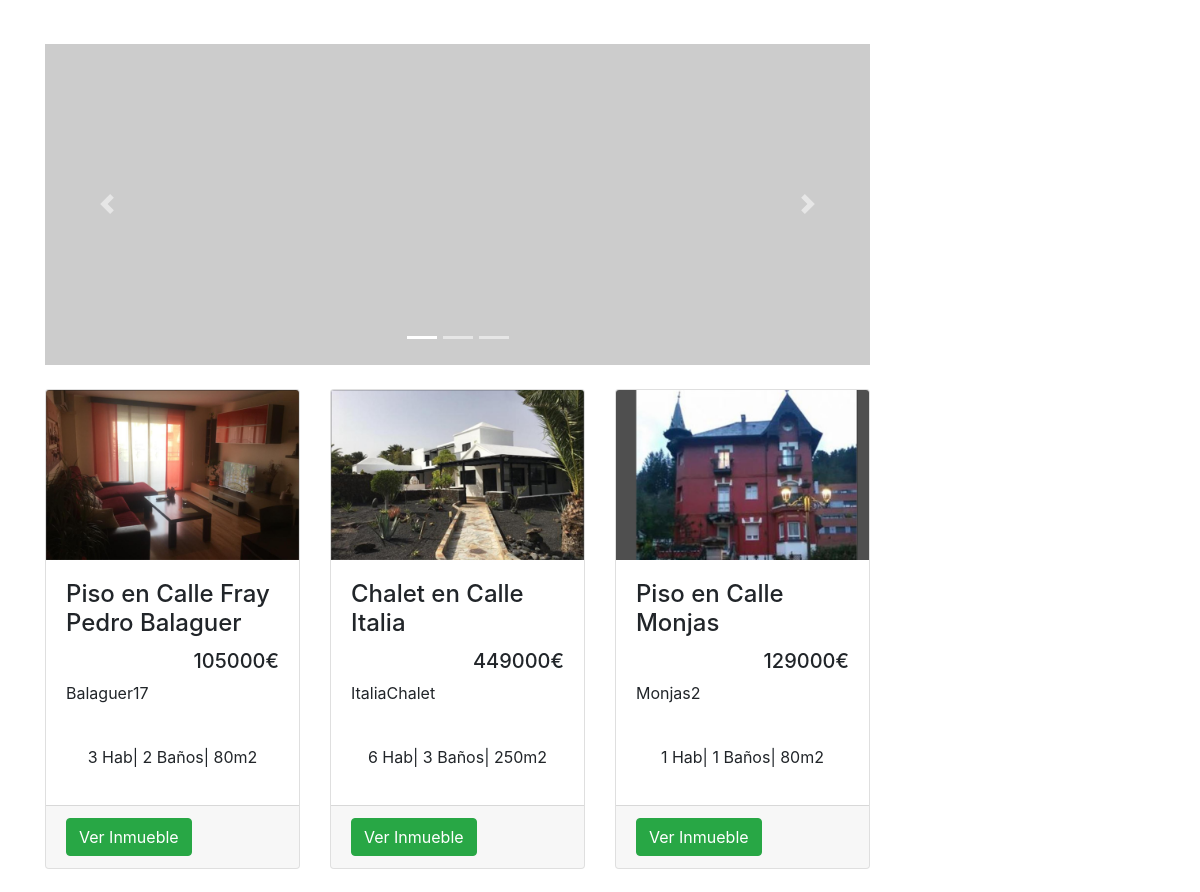
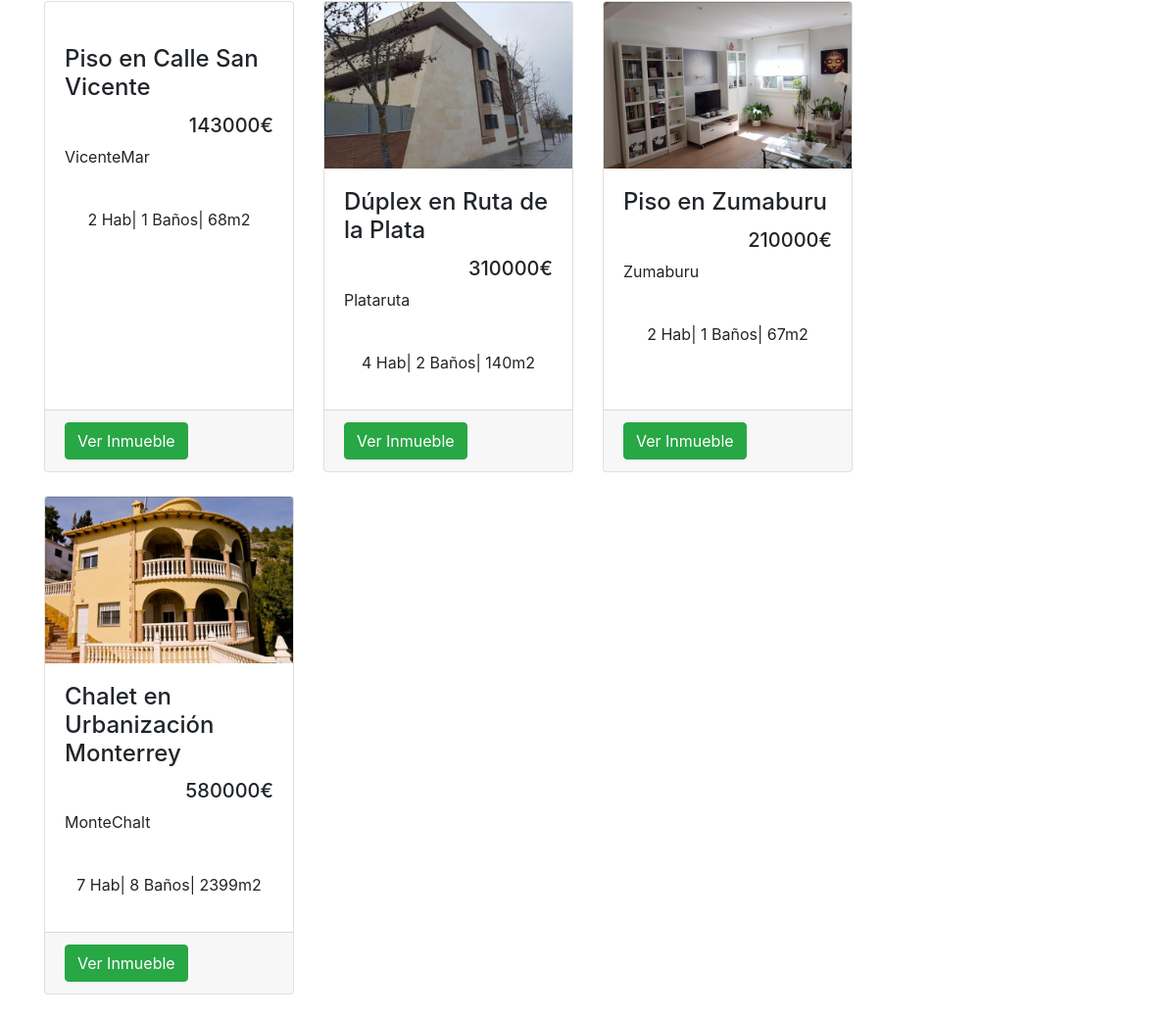
/show.php?id=1, run on the app's committed database (2 pictures, top to bottom).
### tables this page shows
CREATE TABLE IF NOT EXISTS `inmueble` (
  `IMN_id` int(11) NOT NULL AUTO_INCREMENT,
  `IMN_Titulo` varchar(50) NOT NULL,
  `IMN_tipo` varchar(23) NOT NULL,
  `IMN_referencia` varchar(50) NOT NULL,
  `IMN_desc` varchar(700) NOT NULL,
  `IMN_precio` double NOT NULL,
  `IMN_habitaciones` int(1) DEFAULT NULL,
  `IMN_banos` int(1) DEFAULT NULL,
  `IMN_m2` int(11) NOT NULL,
  `IMN_anoconstruccion` int(11) NOT NULL,
  `IMN_certificadoener` varchar(5) DEFAULT NULL,
  `IMN_venta` varchar(20) NOT NULL,
  `IMN_dest` tinyint(1) NOT NULL,
  `IMN_organizacion` int(11) NOT NULL,
  PRIMARY KEY (`IMN_id`)
);

### web/show.php (the view, shortened to what this page needs)
<!DOCTYPE html>
<html>
  <head>
    <link href="dist/css/bootstrap.min.css" rel="stylesheet">
    <link href="dist/css/justified-nav.css" rel="stylesheet">
    <link href="dist/css/propio.css" rel="stylesheet">
  </head>
<body>
    <div class="container">
      <div class="row">
        <div class="col-lg-9">
          <div id="carouselExampleIndicators" class="carousel slide my-4" data-ride="carousel">
            <ol class="carousel-indicators">
              <li data-target="#carouselExampleIndicators" data-slide-to="0" class="active"></li>
              <li data-target="#carouselExampleIndicators" data-slide-to="1"></li>
              <li data-target="#carouselExampleIndicators" data-slide-to="2"></li>
            </ol>
            <div class="carousel-inner" role="listbox">
              <div class="carousel-item active">
                <img class="d-block img-fluid" src="http://placehold.it/900x350" alt="First slide">
              </div>
            </div>
            <a class="carousel-control-prev" href="#carouselExampleIndicators" role="button" data-slide="prev">
              <span class="carousel-control-prev-icon" aria-hidden="true"></span>
            </a>
            <a class="carousel-control-next" href="#carouselExampleIndicators" role="button" data-slide="next">
              <span class="carousel-control-next-icon" aria-hidden="true"></span>
            </a>
          </div>
          <div class="row">
            <?php
            $id = $_GET["id"];
            $servername = "localhost";
            $username = "root";
            $password = "";
            $dbname = "gecko";
            $conn = new mysqli($servername, $username, $password, $dbname);
            $sql = "SELECT IMN_id,IMN_Titulo, IMN_referencia,IMN_precio,IMN_habitaciones,IMN_habitaciones,IMN_banos,IMN_m2,IMN_venta, IMG_path FROM inmueble, imagen WHERE IMN_id=IMG_id_INM AND IMN_organizacion ='$id' GROUP BY IMN_id";
            $result = $conn->query($sql);
            if ($result->num_rows > 0) {
                while($row = $result->fetch_assoc()) {
                    echo'<div class="col-lg-4 col-md-6 mb-4">
                    <div class="card h-100">
                    <a href="href="inmueble.php?id='. $row["IMN_id"].'"><img class="card-img-top" src="'. $row["IMG_path"].'" alt=""></a>
                    <div class="card-body">
                      <h4 class="card-title">
                        '. $row["IMN_Titulo"] .'
                      </h4>
                      <h5 style="text-align: right;">'. $row["IMN_precio"] .'€</h5>
                      <p class="card-text">'. $row["IMN_referencia"] .' <br>'. $row["IMN_venta"] .'<br> <center>'. $row["IMN_habitaciones"] .' Hab| '. $row["IMN_banos"] .' Baños| '. $row["IMN_m2"] .'m2 </center> </p>
                    </div>
                        <div class="card-footer">
                            <a href="inmueble.php?id='. $row["IMN_id"].'">
                            <button type="button" class="btn btn-success">Ver Inmueble</button></a>
                        </div>
                    </div>
                </div>';
                }
            } else {
                echo "Esta organizacion no tiene inmuebles publicados";
            }
            ?>
          </div>
        </div>
      </div>
    </div>
</body>
</html>

### data on the page
inmueble: shows a picture, IMN_Titulo "Piso en Calle Fray Pedro Balaguer", IMN_precio "105000", IMN_referencia "Balaguer17", IMN_habitaciones "3", IMN_banos "2", IMN_m2 "80"
inmueble: shows a picture, IMN_Titulo "Chalet en Calle Italia", IMN_precio "449000", IMN_referencia "ItaliaChalet", IMN_habitaciones "6", IMN_banos "3", IMN_m2 "250"
inmueble: shows a picture, IMN_Titulo "Piso en Calle Monjas", IMN_precio "129000", IMN_referencia "Monjas2", IMN_habitaciones "1", IMN_banos "1", IMN_m2 "80"
inmueble: IMN_Titulo "Piso en Calle San Vicente", IMN_precio "143000", IMN_referencia "VicenteMar", IMN_habitaciones "2", IMN_banos "1", IMN_m2 "68"
inmueble: shows a picture, IMN_Titulo "Dúplex en Ruta de la Plata", IMN_precio "310000", IMN_referencia "Plataruta", IMN_habitaciones "4", IMN_banos "2", IMN_m2 "140"
inmueble: shows a picture, IMN_Titulo "Piso en Zumaburu", IMN_precio "210000", IMN_referencia "Zumaburu", IMN_habitaciones "2", IMN_banos "1", IMN_m2 "67"
inmueble: shows a picture, IMN_Titulo "Chalet en Urbanización Monterrey", IMN_precio "580000", IMN_referencia "MonteChalt", IMN_habitaciones "7", IMN_banos "8", IMN_m2 "2399"
